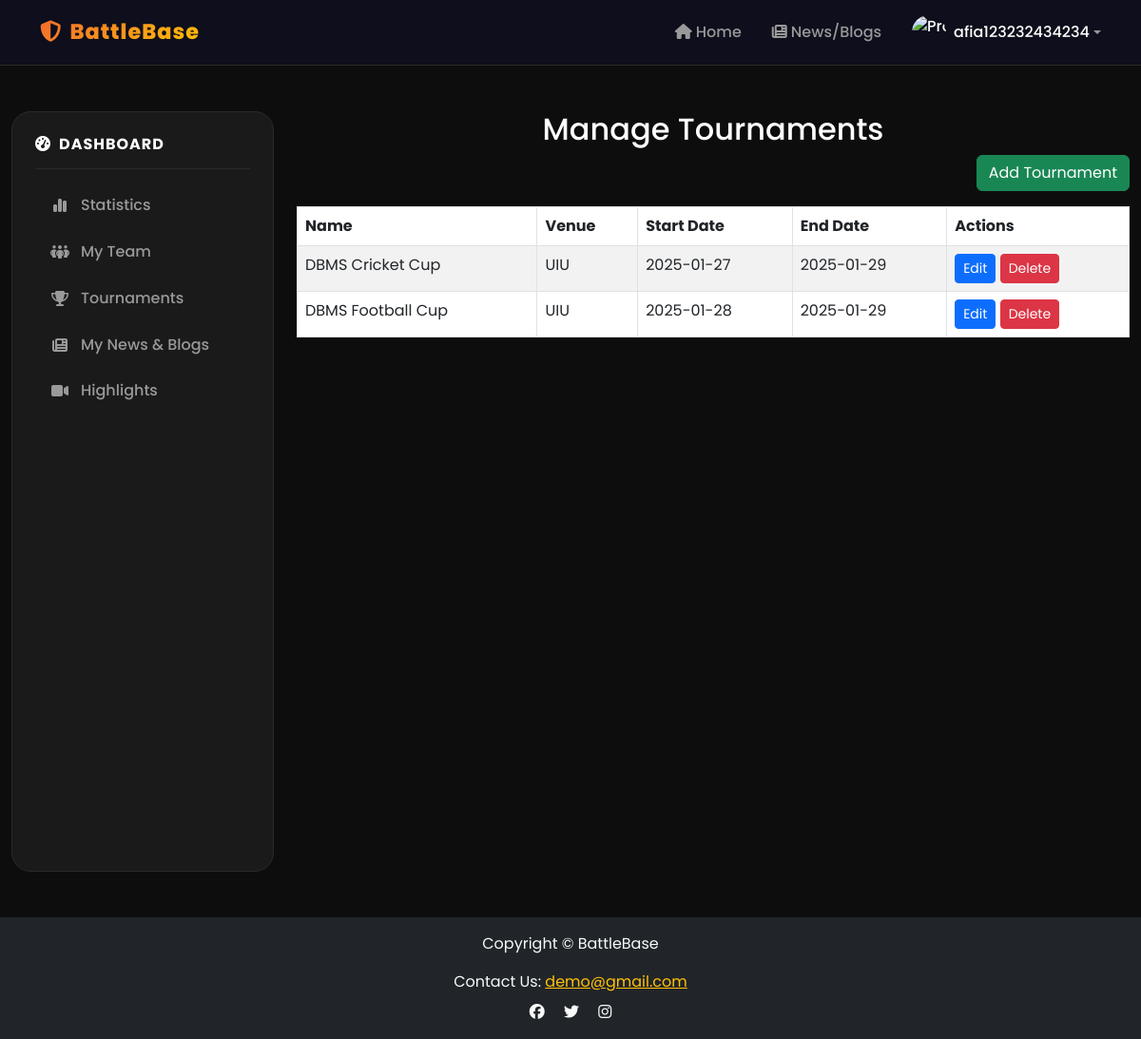
The page /dashboard/user/menu/tournament/tournament_manager.php (signed in) on the database its author committed.
### tables this page shows
CREATE TABLE `tournament` (
  `id` int(11) NOT NULL,
  `name` varchar(255) NOT NULL,
  `creator_id` int(11) DEFAULT NULL,
  `venue` varchar(40) NOT NULL,
  `region` varchar(40) NOT NULL,
  `district` varchar(40) NOT NULL,
  `thana` varchar(40) NOT NULL,
  `area` varchar(40) NOT NULL,
  `tour_type` varchar(10) NOT NULL,
  `start_date` date NOT NULL,
  `end_date` date DEFAULT NULL
);

### dashboard/user/menu/tournament/tournament_manager.php (the view, shortened to what this page needs)
<?php
require_once '../../../../config.php';
include '../../../../components/shared/user-header.php';
$userId = $_SESSION['user_id'];
$query = "
    SELECT id, name, venue, start_date, end_date
    FROM tournament
    WHERE creator_id = :creator_id";
$stmt = $conn->prepare($query);
$stmt->bindParam(':creator_id', $userId, PDO::PARAM_INT);
$stmt->execute();
$tournaments = $stmt->fetchAll(PDO::FETCH_ASSOC);
?>
<div class="container-fluid mt-5">
    <div class="row">
        <div class="col-lg-3">
            <?php include '../../../../components/shared/dashboard-menu.php'; ?>
        </div>
        <div class="col-lg-9">
            <h2 class="text-center">Manage Tournaments</h2>
            <div class="d-flex justify-content-end mb-3">
                <a href="add_tournament.php" class="btn btn-success">Add Tournament</a>
            </div>
            <?php if (!empty($tournaments)): ?>
                <table class="table table-bordered table-striped">
                    <thead>
                        <tr>
                            <th>Name</th>
                            <th>Venue</th>
                            <th>Start Date</th>
                            <th>End Date</th>
                            <th>Actions</th>
                        </tr>
                    </thead>
                    <tbody>
                        <?php foreach ($tournaments as $tournament): ?>
                            <tr>
                                <td><?php echo htmlspecialchars($tournament['name']); ?></td>
                                <td><?php echo htmlspecialchars($tournament['venue']); ?></td>
                                <td><?php echo htmlspecialchars($tournament['start_date']); ?></td>
                                <td><?php echo htmlspecialchars($tournament['end_date']); ?></td>
                                <td>
                                    <a href="edit_tournament.php?tournament_id=<?php echo $tournament['id']; ?>" class="btn btn-primary btn-sm">Edit</a>
                                    <a href="delete_tournament.php?tournament_id=<?php echo $tournament['id']; ?>" class="btn btn-danger btn-sm"
                                        onclick="return confirm('Are you sure you want to delete this tournament?');">Delete</a>
                                </td>
                            </tr>
                        <?php endforeach; ?>
                    </tbody>
                </table>
            <?php else: ?>
                <div class="alert alert-warning text-center">You have not created any tournaments yet.</div>
            <?php endif; ?>
        </div>
    </div>
</div>
<?php include '../../../../components/shared/user-footer.php'; ?>

### css/custom.css (style rules this page uses)
:root { --bg-primary: #0D0D0D; --bg-secondary: #141414; --bg-card: #1a1a1a; --bg-elevated: #222; --accent-orange: #F26A2E; --accent-orange-rgb: 242, 106, 46; --accent-gold: #FFC107; --white: #FFF; --gray-100: #E0E0E0; --gray-200: #CCC; --gray-300: #999; --gray-400: #666; --text-primary: #FFF; --text-secondary: #E0E0E0; --text-muted: #999; --border-color: #2a2a2a; --gradient-primary: linear-gradient(135deg, #F26A2E, #FFC107); --gradient-reverse: linear-gradient(135deg, #FFC107, #F26A2E); --gradient-orange: linear-gradient(135deg, #F26A2E, #ff8a50); --gradient-dark: linear-gradient(135deg, #0D0D0D, #1a1a1a); --shadow-card: 0 12px 40px rgba(0,0,0,.6); --shadow-glow-orange: 0 0 30px rgba(242,106,46,.25); --shadow-glow-gold: 0 0 30px rgba(255,193,7,.2); --radius-sm: 8px; --radius-md: 14px; --radius-lg: 20px; --radius-xl: 30px; }
* { box-sizing: border-box; }
body { font-family: 'Poppins', sans-serif; background: var(--bg-primary); color: var(--text-primary); overflow-x: hidden; -webkit-font-smoothing: antialiased; }

### components/shared/user-header.php (style rules this page uses)
body { font-family: 'Poppins', sans-serif; background: var(--bg-primary); }

### rows shown on the page
tournament: name "DBMS Cricket Cup", venue "UIU", start_date "2025-01-27", end_date "2025-01-29"
tournament: name "DBMS Football Cup", venue "UIU", start_date "2025-01-28", end_date "2025-01-29"

### other values the page prints
$_SESSION['username'] "afia123232434234"
